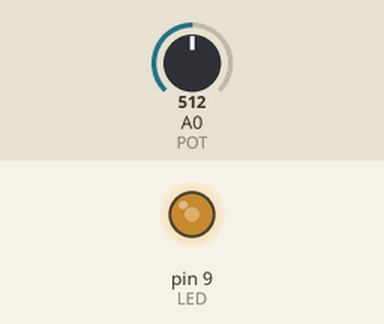
This sketch was run on a simulated Arduino Uno, built with avr-gcc and run on an emulated ATmega328P. On the bench: output pins drawn as LEDs (lit = HIGH). Inputs (shaded band) come from the test bench; at power-on: A0 (POT) = 512.

Above: at 1.2 s.
1.3 s: A0 (POT) set to 716
At 2.1 s:
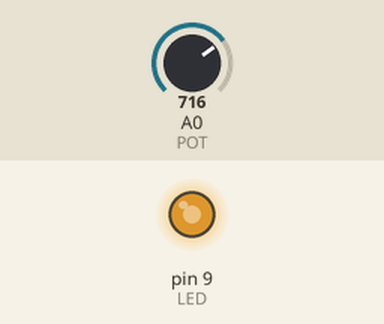
2.8 s: A0 (POT) set to 900
At 3.2 s:
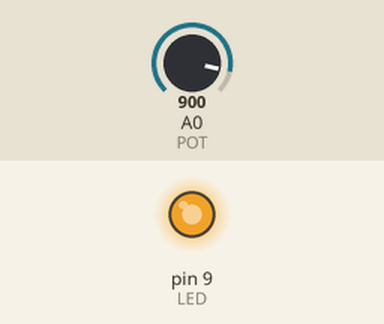
4.3 s: A0 (POT) set to 122
At 5.5 s:
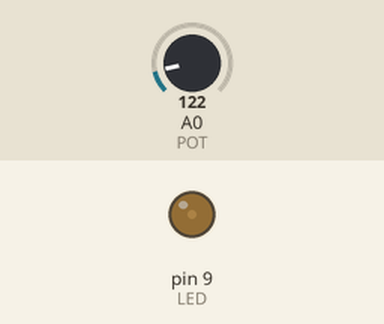
5.8 s: A0 (POT) set to 0
At 6.7 s:
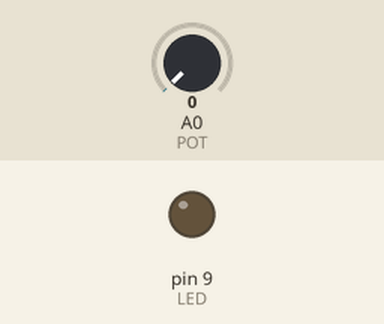
7.3 s: A0 (POT) set to 511
At 7.9 s:
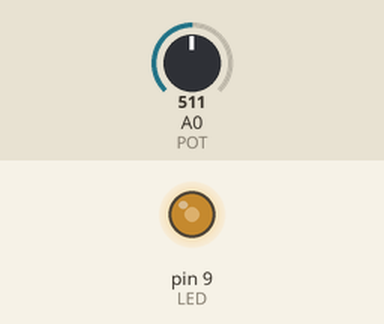
Timing chart, 0 to 9.8 s (numbered marks = the images above; inputs shaded):
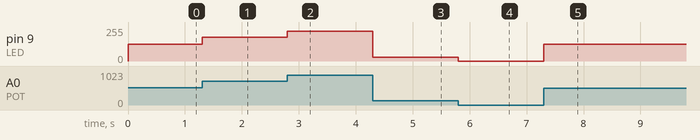

The sketch:

_09_potenzionetro.ino
```cpp
// (licence header left out)
int LED = 9;	  // Diamo un nome al PIN 9
int POT = A0;     // Diamo un nome al PIN A0;

int valore = 0;   // Definiamo una variabile che useremo
                  // per il valore del potenzionetro

int valoreNormalizzato = 0;  // definiamo una variabile dove metteremo il risultato
                             // di VALORE una volta normalizzato


void setup() {
  pinMode(LED, OUTPUT);		// Dico ad A. che il PIN 9 funziona come OUTPUT
  pinMode(POT, INPUT);          // Dico ad A. che il PIN A0 funziona come INPUT
}


void loop() {
  valore = analogRead(POT);    // Questo valore può andare da 0 a 1023
                               // ho bisogno di portarlo in una scala da 0 a 255

  valoreNormalizzato = map(valore, 0, 1023, 0, 255);
  analogWrite(LED, valoreNormalizzato);


}
```

Measured:
- after the input at 1.3 s, pin 9 (LED): 127/255 → 178/255 at once
- after the input at 2.8 s, pin 9 (LED): 178/255 → 224/255 at once
- after the input at 4.3 s, pin 9 (LED): 224/255 → 30/255 at once
- after the input at 5.8 s, pin 9 (LED): 30/255 → 0/255 at once
- after the input at 7.3 s, pin 9 (LED): 0/255 → 127/255 at once
